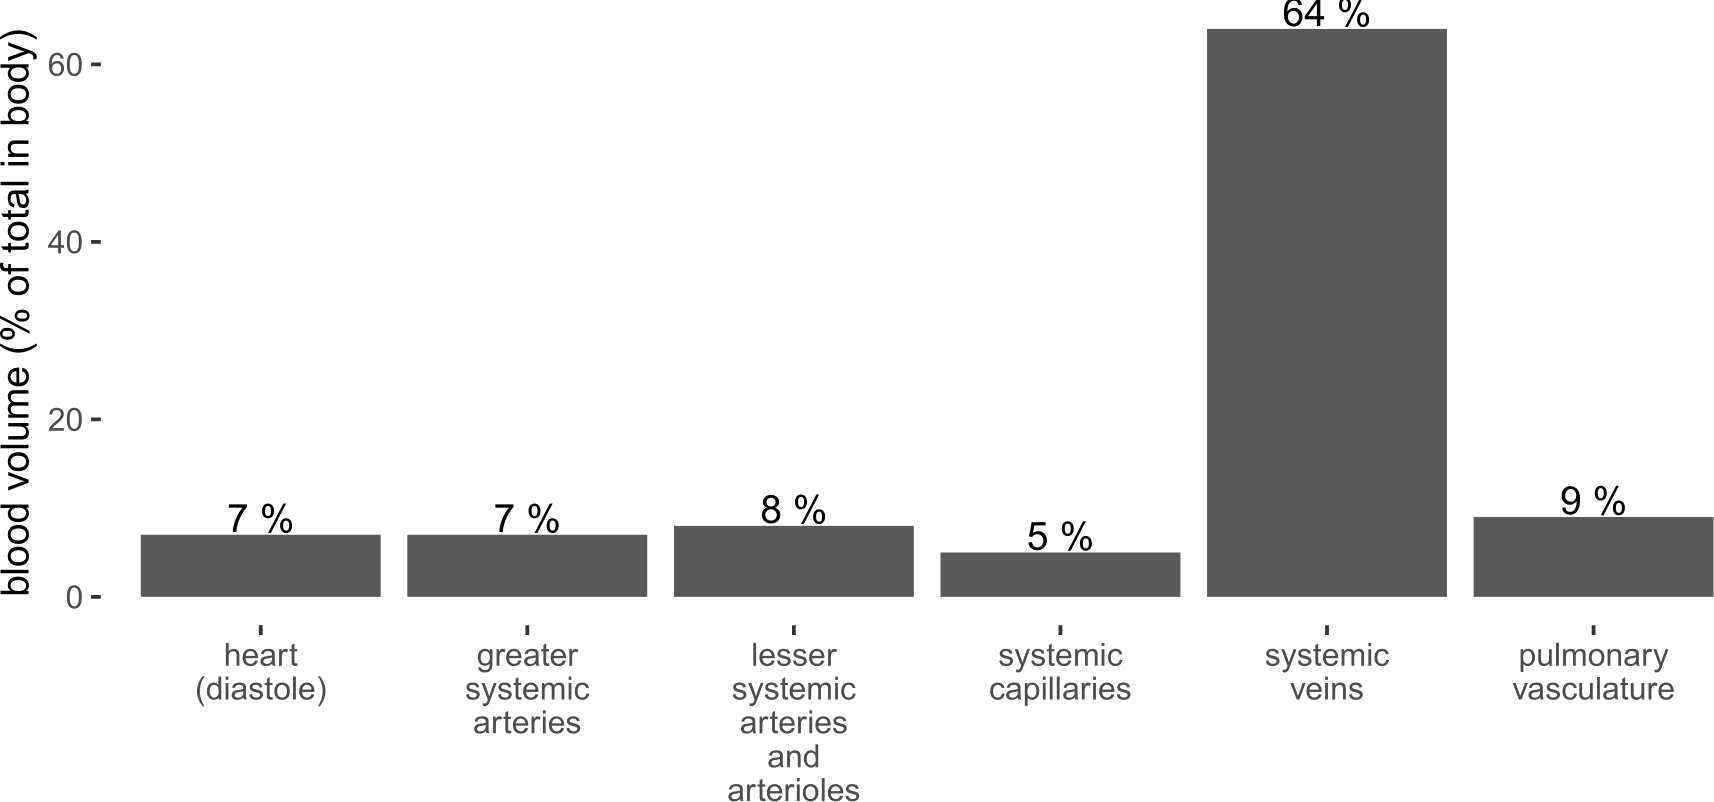

Source code (R):
#' ---
#' title: 'title'
#' author: 'Mark Butlin'
#' ---

# Clear workspace
graphics.off() # Clear all graphics
# Load required libraries
library(readr)    # faster data frame reading format
library(tidyr)    # for data frame manipulation
## Libraries for ggplot2 plotting
library(ggplot2)  # general plotting library
library(ggthemes) # contains ideal minimal theme (see below, tufte)
library(cowplot)  # better format plots for publications
library(ggsci)    # for colour pallettes, pal_jama particularly nice
library(plotly)   # interactive plots
library(stringr)
theme_set(theme_tufte(base_family = "sans"))

#setwd('C:/Users/MQ20073221/OneDrive - Macquarie University/learning and teaching/2019/MEDI211/Lectures/images')

# Load data
d <- data.frame(
  region = c("heart (diastole)", "greater systemic arteries", "lesser systemic arteries and arterioles", "systemic capillaries", "systemic veins", "pulmonary vasculature"),
  bloodvolume = c(7,7,8,5,64,9)
)
d$region <- ordered(d$region, levels = d$region)
d$labels <- paste(d$bloodvolume,"%")

# Plot
p <- ggplot(d, aes(x = region, y = bloodvolume))
p <- p + stat_summary(fun.y = identity, geom = "bar")
p <- p + geom_text(aes(label=labels), vjust=-0.1)
p <- p + labs(x = "", y = "blood volume (% of total in body)")
p <- p + scale_x_discrete(labels = function(x) str_wrap(x, width = 10))
ggsave("blood_distribution.pdf", plot = p, width = 7, height = 3.5)
